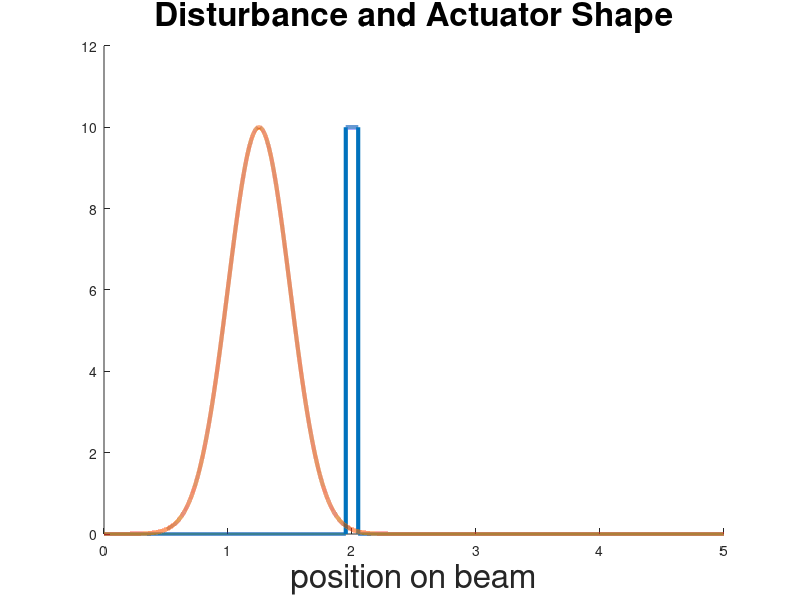

Write MATLAB code to recreate this figure.
clc;clear;
Length            = 5; %0.4573        ;%length
NumNode           = 30  ;%number of modes
Stiffness         = 0.491; %0.491      ;
MassDensity       = 0.093; %  0.093
DampingVis        = 0.0013;%0.0013     ;
DampingKV         = 0.0000649;%0.00000000000649  ;%0.0000649 
ActLoc            = Length*0.4 ; 
SenLoc            = Length*0.6 ; 
ActWidth          = Length*0.01; % 0.01
SenWidth          = Length*0.01;
StateWeight       = 1          ;%state weight in the cost function
ControlStrengh    = 10         ;%ControlStrengh is the norm of B2
DisturbanceEnergy = 10         ;
DisturbanceMean   = Length*0.25;%disturbance is a gaussian function
DisturbanceVar    = Length*0.05;
DistWeightOnMeasurement = 1    ; % must be one for unitary assumption of zhou page 376
NumLoc            = 100;        

L = Length;
sensorLoc = SenLoc;
sensorWidth = SenWidth;
DisturbanceWidth = DisturbanceVar;
dx   = 0.0001;
x    = 0:dx:L;


actuator  = zeros(1,length(x));
I1 = floor((ActWidth/Length)*length(x));
I2 = floor(length(x)*ActLoc/Length);
actuator(I2-I1:I2+I1) = 1/(2*ActWidth);

Disutrbance    = 10*exp((-1/2)*((x-DisturbanceMean)/DisturbanceWidth).^2); %Disturbance a normalized gaussian function


figure(2);
clf;
hold;
plot(x,actuator,'LineWidth',3)
plot(x,Disutrbance,'LineWidth',3);
hold off;
xlabel('position on beam');
%ylabel('Y');
title('Disturbance and Actuator Shape');
axis([0 5 0 12])
set(findall(gcf,'type','text'),'fontSize',24);
